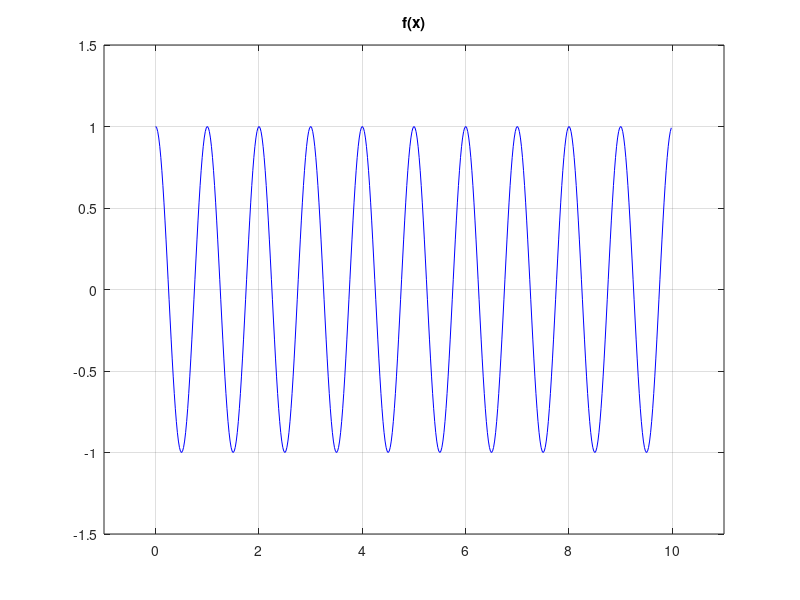
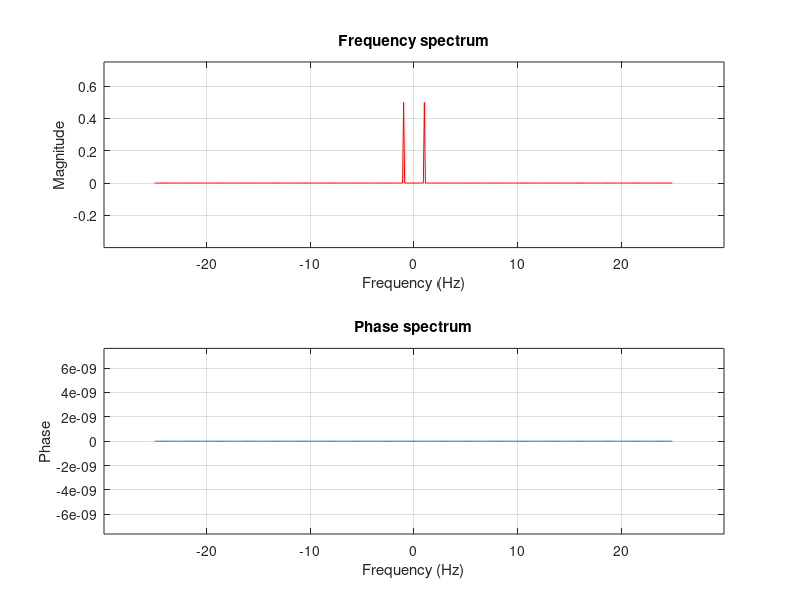

The MATLAB script that drew these images, in order:
clear, clc, clf

fs = 50; % Hz
Ts = 1 / fs;
a = 0;
b = 10;

x = 0 : Ts : b - Ts;
y1 = sin(2 * pi * x);
y2 = sin(2 * pi * x + pi / 4);
y3 = cos(2 * pi * x);

% choose function (y1, y2, y3)
y = y3;

figure(1);
plot(x, y, 'b');
m = max(y);
axis([a - 1, b + 1, -m(1) * 1.5, m(1) * 1.5]);
grid on;
title("f(x)");

% fft and spectrums
ft = fftshift(fft(y) / length(y));
xft = (-length(ft) / 2 : length(ft) / 2 - 1) * fs / length(ft);

amp = abs(ft);

figure(2);
subplot(2, 1, 1);
plot(xft, amp, 'r');
m = max(amp);
axis([-xft(length(xft)) * 1.2, xft(length(xft)) * 1.2, -m(1) * 0.8, m(1) * 1.5]);
grid on;
title("Frequency spectrum");
xlabel('Frequency (Hz)');
ylabel('Magnitude');

ft2 = ft;
threshold = max(abs(ft)) * 10e-12;
ft2(abs(ft2) < threshold) = 0;
phase = angle(ft2) * 180 / pi;

subplot(2, 1, 2);
plot(xft, phase);
m = max(phase);
axis([-xft(length(xft)) * 1.2, xft(length(xft)) * 1.2, -m(1) * 1.5, m(1) * 1.5]);
grid on;
title("Phase spectrum");
xlabel('Frequency (Hz)');
ylabel('Phase');
